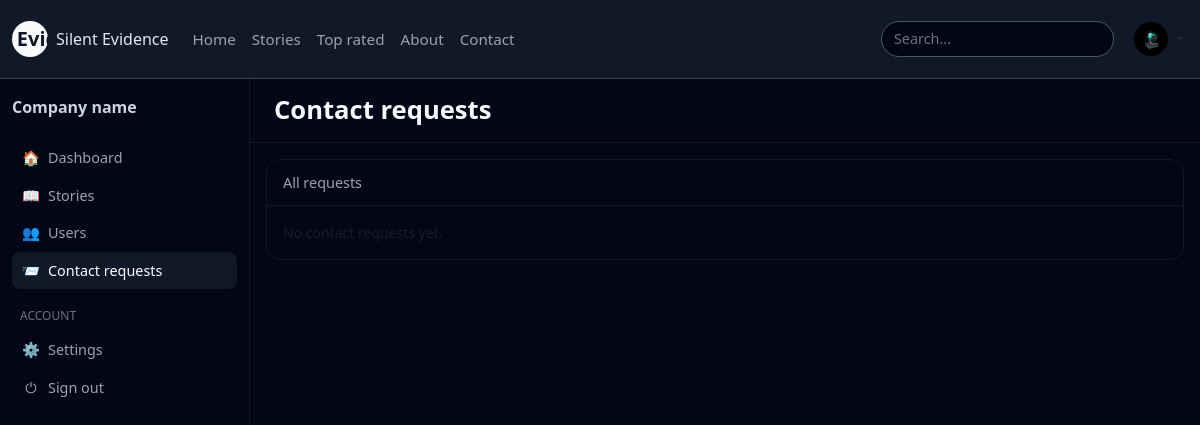
The page /contact_requests.php (signed in) on the database as committed earlier.
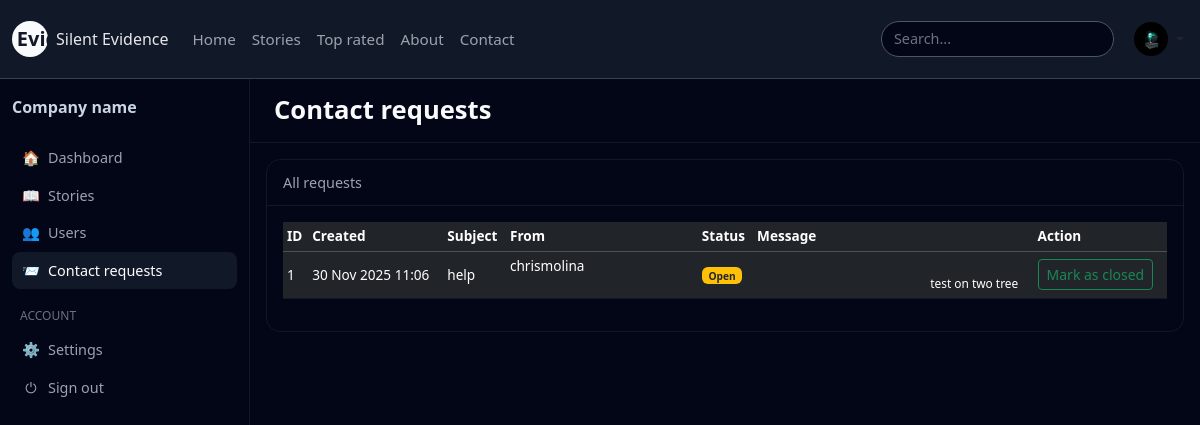
The same page on the database as committed later.
### tables this page shows
CREATE TABLE `contact_requests` (
  `id` int(10) UNSIGNED NOT NULL,
  `user_id` int(10) UNSIGNED DEFAULT NULL,
  `name` varchar(100) NOT NULL,
  `email` varchar(255) NOT NULL,
  `subject` varchar(255) NOT NULL,
  `message` text NOT NULL,
  `status` enum('open','closed') NOT NULL DEFAULT 'open',
  `created_at` datetime NOT NULL DEFAULT current_timestamp(),
  `updated_at` datetime NOT NULL DEFAULT current_timestamp() ON UPDATE current_timestamp()
);

CREATE TABLE `users` (
  `id` int(10) UNSIGNED NOT NULL,
  `username` varchar(50) NOT NULL,
  `email` varchar(190) NOT NULL,
  `password_hash` varchar(255) NOT NULL,
  `display_name` varchar(100) NOT NULL,
  `avatar` varchar(255) DEFAULT NULL,
  `bio` text DEFAULT NULL,
  `role` enum('user','admin') NOT NULL DEFAULT 'user',
  `created_at` datetime NOT NULL DEFAULT current_timestamp(),
  `last_login` datetime DEFAULT NULL
);

### contact_requests.php (the view, shortened to what the changed rows need)
<?php
require 'include/db.php';
$stmt = $pdo->query(
    'SELECT cr.*, u.username
     FROM contact_requests cr
     LEFT JOIN users u ON cr.user_id = u.id
     ORDER BY cr.created_at DESC'
);
$requests = $stmt->fetchAll();
?>
<!doctype html>
<html lang="en">
<head>
    <link rel="stylesheet" href="css/style.css">
    <link href="https://cdn.jsdelivr.net/npm/bootstrap@5.3.3/dist/css/bootstrap.min.css" rel="stylesheet">
</head>
<body>
    <?php include 'include/header.php'; ?>
    <div class="layout-wrapper">
        <div class="main-area">
            <div class="main-header d-flex flex-wrap justify-content-between gap-2 align-items-center">
                <h1 class="page-title mb-0">Contact requests</h1>
            </div>
            <div class="main-content p-3">
                <div class="card-dark">
                    <div class="card-dark-body">
                        <?php if (!$requests): ?>
                            <p class="text-muted small mb-0">No contact requests yet.</p>
                        <?php else: ?>
                            <div class="table-responsive">
                                <table class="table table-dark table-hover table-sm align-middle table-dark-custom">
                                    <thead>
                                        <tr>
                                            <th>ID</th>
                                            <th>Created</th>
                                            <th>Subject</th>
                                            <th>From</th>
                                            <th>Status</th>
                                            <th>Message</th>
                                            <th>Action</th>
                                        </tr>
                                    </thead>
                                    <tbody>
                                        <?php foreach ($requests as $row): ?>
                                            <tr>
                                                <td><?php echo (int) $row['id']; ?></td>
                                                <td><?php echo date('d M Y H:i', strtotime($row['created_at'])); ?></td>
                                                <td><?php echo htmlspecialchars($row['subject']); ?></td>
                                                <td>
                                                    <?php if (!empty($row['username'])): ?>
                                                        <div><?php echo htmlspecialchars($row['username']); ?></div>
                                                    <?php endif; ?>
                                                    <div class="text-muted small">
                                                    </div>
                                                </td>
                                                <td>
                                                    <?php if ($row['status'] === 'open'): ?>
                                                        <span class="badge bg-warning text-dark">Open</span>
                                                    <?php else: ?>
                                                        <span class="badge bg-secondary">Closed</span>
                                                    <?php endif; ?>
                                                </td>
                                                <td style="max-width: 260px;">
                                                    <div class="small" style="white-space: pre-wrap;">
                                                        <?php echo nl2br(htmlspecialchars($row['message'])); ?>
                                                    </div>
                                                </td>
                                                <td>
                                                    <form method="post" class="d-inline">
                                                        <?php if ($row['status'] === 'open'): ?>
                                                            <button
                                                                type="submit"
                                                                class="btn btn-sm btn-outline-success">
                                                                Mark as closed
                                                            </button>
                                                        <?php endif; ?>
                                                    </form>
                                                </td>
                                            </tr>
                                        <?php endforeach; ?>
                                    </tbody>
                                </table>
                            </div>
                        <?php endif; ?>
                    </div>
                </div>
            </div>
        </div>
    </div>
</body>
</html>

Rows that differ between the two databases and show on the page:
added contact_requests: id "1", created_at "30 Nov 2025 11:06", subject "help", user.username "chrismolina", status "Open", message "test on two tree…"
Other text that changed with them:
text no longer shown: "No contact requests yet."
text now shown: "ID Created Subject From Status Message Action"
